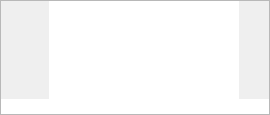
<ui version="4.0" >
 <class>StatusWidgetBase</class>
 <widget class="QFrame" name="StatusWidgetBase" >
  <property name="geometry" >
   <rect>
    <x>0</x>
    <y>0</y>
    <width>270</width>
    <height>115</height>
   </rect>
  </property>
  <property name="sizePolicy" >
   <sizepolicy vsizetype="Preferred" hsizetype="Preferred" >
    <horstretch>0</horstretch>
    <verstretch>0</verstretch>
   </sizepolicy>
  </property>
  <property name="minimumSize" >
   <size>
    <width>200</width>
    <height>115</height>
   </size>
  </property>
  <property name="maximumSize" >
   <size>
    <width>16777215</width>
    <height>129</height>
   </size>
  </property>
  <property name="windowTitle" >
   <string/>
  </property>
  <property name="frameShape" >
   <enum>QFrame::StyledPanel</enum>
  </property>
  <property name="frameShadow" >
   <enum>QFrame::Sunken</enum>
  </property>
  <layout class="QGridLayout" name="gridLayout" >
   <property name="margin" >
    <number>0</number>
   </property>
   <property name="spacing" >
    <number>0</number>
   </property>
   <item row="0" column="0" >
    <widget class="QLabel" name="lblImage" >
     <property name="sizePolicy" >
      <sizepolicy vsizetype="Fixed" hsizetype="Fixed" >
       <horstretch>0</horstretch>
       <verstretch>0</verstretch>
      </sizepolicy>
     </property>
     <property name="minimumSize" >
      <size>
       <width>48</width>
       <height>48</height>
      </size>
     </property>
     <property name="maximumSize" >
      <size>
       <width>48</width>
       <height>48</height>
      </size>
     </property>
     <property name="text" >
      <string/>
     </property>
    </widget>
   </item>
   <item row="0" column="1" >
    <widget class="KTextBrowser" name="lblStatus" >
     <property name="frameShape" >
      <enum>QFrame::NoFrame</enum>
     </property>
     <property name="verticalScrollBarPolicy" >
      <enum>Qt::ScrollBarAlwaysOff</enum>
     </property>
     <property name="horizontalScrollBarPolicy" >
      <enum>Qt::ScrollBarAlwaysOff</enum>
     </property>
    </widget>
   </item>
   <item row="0" column="2" >
    <layout class="QVBoxLayout" name="verticalLayout" >
     <property name="spacing" >
      <number>0</number>
     </property>
     <item>
      <spacer name="verticalSpacer" >
       <property name="orientation" >
        <enum>Qt::Vertical</enum>
       </property>
       <property name="sizeHint" stdset="0" >
        <size>
         <width>0</width>
         <height>0</height>
        </size>
       </property>
      </spacer>
     </item>
     <item>
      <widget class="KPushButton" name="btnFavorite" >
       <property name="sizePolicy" >
        <sizepolicy vsizetype="Fixed" hsizetype="Maximum" >
         <horstretch>0</horstretch>
         <verstretch>0</verstretch>
        </sizepolicy>
       </property>
       <property name="minimumSize" >
        <size>
         <width>30</width>
         <height>30</height>
        </size>
       </property>
       <property name="maximumSize" >
        <size>
         <width>30</width>
         <height>30</height>
        </size>
       </property>
       <property name="toolTip" >
        <string>Favorite</string>
       </property>
       <property name="checkable" >
        <bool>true</bool>
       </property>
       <property name="flat" >
        <bool>true</bool>
       </property>
      </widget>
     </item>
     <item>
      <widget class="KPushButton" name="btnReply" >
       <property name="sizePolicy" >
        <sizepolicy vsizetype="Fixed" hsizetype="Fixed" >
         <horstretch>0</horstretch>
         <verstretch>0</verstretch>
        </sizepolicy>
       </property>
       <property name="minimumSize" >
        <size>
         <width>30</width>
         <height>30</height>
        </size>
       </property>
       <property name="maximumSize" >
        <size>
         <width>30</width>
         <height>30</height>
        </size>
       </property>
       <property name="toolTip" >
        <string>Reply</string>
       </property>
       <property name="flat" >
        <bool>true</bool>
       </property>
      </widget>
     </item>
     <item>
      <widget class="KPushButton" name="btnRemove" >
       <property name="sizePolicy" >
        <sizepolicy vsizetype="Fixed" hsizetype="Maximum" >
         <horstretch>0</horstretch>
         <verstretch>0</verstretch>
        </sizepolicy>
       </property>
       <property name="minimumSize" >
        <size>
         <width>30</width>
         <height>30</height>
        </size>
       </property>
       <property name="maximumSize" >
        <size>
         <width>30</width>
         <height>30</height>
        </size>
       </property>
       <property name="toolTip" >
        <string>Remove</string>
       </property>
       <property name="flat" >
        <bool>true</bool>
       </property>
      </widget>
     </item>
     <item>
      <spacer name="verticalSpacer_2" >
       <property name="orientation" >
        <enum>Qt::Vertical</enum>
       </property>
       <property name="sizeHint" stdset="0" >
        <size>
         <width>0</width>
         <height>0</height>
        </size>
       </property>
      </spacer>
     </item>
    </layout>
   </item>
   <item row="1" column="0" colspan="3" >
    <widget class="KTextBrowser" name="lblSign" >
     <property name="minimumSize" >
      <size>
       <width>0</width>
       <height>15</height>
      </size>
     </property>
     <property name="maximumSize" >
      <size>
       <width>16777215</width>
       <height>15</height>
      </size>
     </property>
     <property name="font" >
      <font>
       <pointsize>8</pointsize>
      </font>
     </property>
     <property name="frameShape" >
      <enum>QFrame::NoFrame</enum>
     </property>
     <property name="verticalScrollBarPolicy" >
      <enum>Qt::ScrollBarAlwaysOff</enum>
     </property>
     <property name="horizontalScrollBarPolicy" >
      <enum>Qt::ScrollBarAlwaysOff</enum>
     </property>
    </widget>
   </item>
  </layout>
 </widget>
 <customwidgets>
  <customwidget>
   <class>KPushButton</class>
   <extends>QPushButton</extends>
   <header>kpushbutton.h</header>
  </customwidget>
  <customwidget>
   <class>KTextBrowser</class>
   <extends>QTextBrowser</extends>
   <header>ktextbrowser.h</header>
  </customwidget>
 </customwidgets>
 <resources/>
 <connections/>
</ui>
